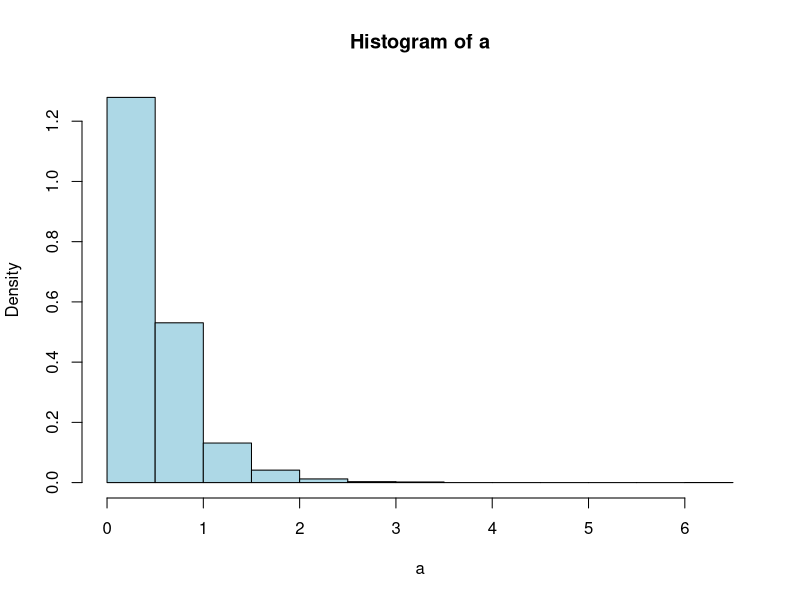

Source code (R): (Note: this script raises an error after producing the figure.)
### Lista 2 - Metodo de monte carlo MMC:

# Q1 - MMC 
# X ~ EXP(1)
# Estimar E[X | X < 0.05] 
fx <- function(x) {
 y <- exp(-x)/(1-exp(-0.05))
 return(y)
}

n = 1000
x <- rexp(n, rate = 1)
x <- fx(x)
x <- x[x < 0.05]
mean(x)

# Q2 - Calcular integrais pelo MMC 
# a) Integral de 0 a 1 de exp(e^x) dx
fx_mmc <- function(n, a, b) {
  x <- runif(n, min = a, max = b)
  gx <- function(x) {
    y <- exp(exp(x))
    return(y)
  }
  hx <- (b-a)*gx(x)/(b-a)
  e_x <- mean(hx)
  I_x <- integrate(fx, a, b)$value
  erro <- abs(I_x - e_x)
  return(list(e_x=e_x,I_x=I_x, erro = erro))
}

n = 1000
fx_mmc(n, 0, 1)


# b) Integral de -2 a 2 de exp(x+x^2) dx
fx_mmc <- function(n, a, b) {
  x <- runif(n, min = a, max = b)
  gx <- function(x) {
    y <- exp(x+x^2)
    return(y)
  }
  hx <- (b-a)*gx(x)/(b-a)
  e_x <- mean(hx)
  I_x <- integrate(fx, a, b)$value
  erro <- abs(I_x - e_x)
  return(list(e_x=e_x,I_x=I_x, erro = erro))
}

n = 1000
fx_mmc(n, 0, 1)

# c) Integral de 0 a inf de x(1+x)^-2 dx
fx_mmc <- function(n, a, b) {
  x <- rexp(n = n, rate = 1)
  fx <- function(x) {
    y <- x*((1+x^2)^-2)
    return(y)
  }
  hx <- fx(x)/exp(-x) 
  e_x <- mean(hx) |> round(4)
  I_x <- integrate(f = fx, lower = a,upper = b)$value |> round(4)
  erro <- abs(I_x - e_x) |> round(4)
  return(list(e_x=e_x,I_x=I_x, erro = erro))
}

n = 10000
fx_mmc(n, a = 0, b = Inf)

# d) Integral de -inf a inf de e^-x^2 dx
fx_mmc <- function(n, a, b) {
  x <- rnorm(n = n, mean = 0, sd = 1)
  fx <- function(x) {
    y <- exp(-x^2)
    return(y)
  }
  hx <- fx(x)/((exp(-0.5*x^2))/sqrt(2*pi))
  e_x <- mean(hx) |> round(4)
  I_x <- integrate(f = fx, lower = a,upper = b)$value |> round(4)
  erro <- abs(I_x - e_x) |> round(4)
  return(list(e_x=e_x,I_x=I_x, erro = erro))
}

n = 10000
fx_mmc(n, a = -Inf, b = Inf)


# e) Integral dupla de 0 a inf e 0 a x de e^-(x+y) dx dy  
fx_mmc <- function(n, a, b) {
  x <- rexp(n = n, rate = 1)
  y = runif(n, min = 0, max = x)
  gxy <- function(x, y) {
    z <- exp(-(x+y))
    return(z)
  }
  hx <- gxy(x,y)/(exp(-x)*x)
  e_x <- mean(hx) |> round(4)
  return(list(e_x=e_x))
}

n = 1000
fx_mmc(n, a = 0, b = Inf)

# Q3 - MMC - Cov(U, e^U)
# Função para simular Cov(U, e^U)
simular_cov <- function(n) {
  U <- runif(n, min = 0, max = 1)
  e_U <- exp(U)
  E_U_eU <- mean(U * e_U)      # E[U * e^U]
  E_U <- mean(U)               # E[U]
  E_eU <- mean(e_U)            # E[e^U]
  
  # Calcular a covariância
  cov_U_eU <- E_U_eU - E_U * E_eU
  cov_real <- cov(U, e_U)
  return(list('cov_est' = cov_U_eU, 'cov' = cov_real))
}

n <- 1000
resultado_simulacao <- simular_cov(n)
glue::glue("Estimativa de Monte Carlo para Cov(U, e^U): {resultado_simulacao$cov_est} 
            Valor exato de Cov(U, e^U): {resultado_simulacao$cov}
            Erro absoluto: {abs(resultado_simulacao$cov_est - resultado_simulacao$cov)}"
           )

# Q4 Integral de 0 a inf x^2sen(pix)exp(-x/2) dx
fx_mmc <- function(n, a, b) {
  x <- rexp(n = n, rate = 1)
  gx <- function(x) {
    y <- x^2*sin(pi*x)*exp(-x/2)
    return(y)
  }
  hx <- gx(x)/(exp(-x))
  e_x <- mean(hx) |> round(4)
  return(list(e_x=e_x))
}

n = 10000
fx_mmc(n, a = 0, b = Inf)

# Q5 Gerar exp
e_exp <- function(n, l = 100) {
  u <- runif(n, min = 0, max = 1)
  x <- -log(1 - u)
  e_x <- mean(x <= l)
  return(e_x)
}

# Adaptando a função com um limite, podemos ter a probabilidade até um certo ponto
e_exp(10000, l = 100)

# Q6 - Poisson-exponencial
# Gerar amostra
dpoisexp <- function(y, theta, lambda) {
  num <- theta * lambda * exp((-lambda * y) - theta * exp(-theta * y))
  denom <- 1 - exp(-theta)
  return(num / denom)
}

m.rejeicao <- function(n, theta, lambda) {
  c <- theta / lambda
  
  amostra <- numeric(n) 
  count <- 0 
  
  while (count < n) {
    # 1. Amostra y ~ g(y)
    y <- rexp(1, rate = lambda)
    
    # 2. u ~ Uniform(0, 1)
    u <- runif(1)
    
    # 3.  u <= f(y) / (c * g(y))
    if (u <= dpoisexp(y, theta, lambda) / (c * y)) {
      count <- count + 1
      amostra[count] <- y
    }
  }
  return(amostra)
}


# Parâmetros fixos
theta <- 1
lambda <- 1
n <- 10000

# Gerar amostra
a <- m.rejeicao(n, theta, lambda)
a |> hist(probability = TRUE, col = "lightblue")
p = purrr::map_dbl(1:n, ~dpoisexp(runif(1), theta, lambda))
mean(p)

resultado <- optim(
  par = c(theta,lambda),
  fn = dpoisexp(a, theta, lambda),
  method="L-BFGS-B",
  hessian = TRUE,
  lower = c(0.0001, 0.0001)
  )

resultado |> print()
sd <- resultado$hessian |> solve() |> diag() |> sqrt()
names(sd) <- c("theta", "lambda")
sd |> print()

erro =(1/n)*sd
erro |> print()

est_par <- cbind(resultado$par,sd, erro)

# limite de confiança de 95%
est_par <- cbind(est_par, est_par[,1] - 1.96*est_par[,3], est_par[,1] + 1.96*est_par[,3])
colnames(est_par) <- c("valor", "sd", "erro", "lim_inf", "lim_sup")
est_par |> print()





